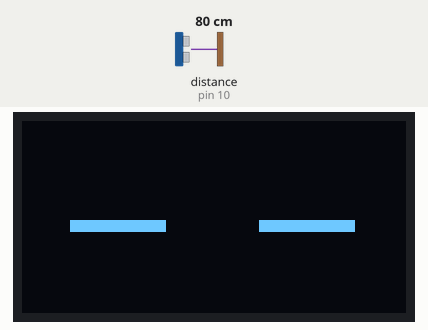
Simulated run of this sketch. Board: Arduino Uno, built with avr-gcc and run on an emulated ATmega328P. Parts: 128×64 one-colour display. Wiring (inferred from the names in the program): ultrasonic range finder: trigger pin 9; echo pin 10. The test bench sets the inputs (shaded band); at power-on: distance to the obstacle (sensor on pin 10) 80 cm. The echo pulse lasts 58.3 µs per cm; what the sketch prints to the serial monitor is not drawn.

Above: at 3.21 s.
At 13.9 s:
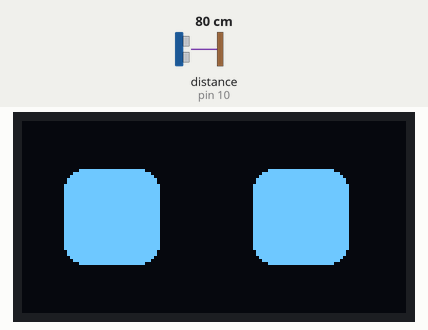
14.0 s: distance to the obstacle (sensor on pin 10) set to 23 cm
26.7 s: distance to the obstacle (sensor on pin 10) set to 19 cm
At 27.6 s:
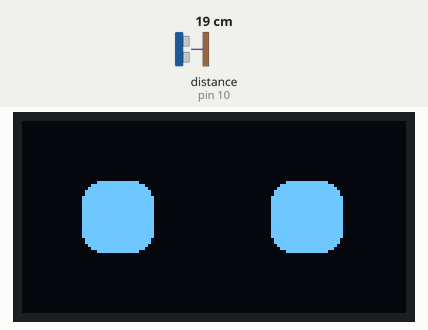
Timing chart, 0 to 29.7 s (numbered marks = the images above; inputs shaded):
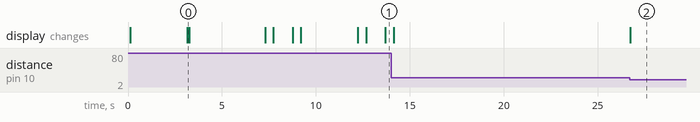

Measured:
- the behaviour switches between 21 and 20 cm on distance to the obstacle (sensor on pin 10) (found by bisection; images 1 and 2)
- after the input at 26.7 s, the display: changes at once (image 2)

The sketch:

Eyes_Code.ino
```cpp
#include <Wire.h>
#include <Adafruit_GFX.h>
#include <Adafruit_SH1106.h>
#include "moods.h"

#define Ancho 128
#define Alto 64
#define OLED_RESET -1

int value = 0;
const int trigPin = 9;
const int echoPin = 10;
long duration;
int distance;
int infinite = 1;

Adafruit_SH1106 display(OLED_RESET);


void setup() {
  Serial.begin(9600);
  pinMode(trigPin, OUTPUT);
  pinMode(echoPin, INPUT);
  Wire.begin();
  display.begin(SH1106_SWITCHCAPVCC, 0x3C);
  display.display();

  display.clearDisplay();
  display.display();
}

void loop() {

  while (infinite == 1){
    ultrasonic();
    if(distance >=20){
      eyesCenter(); //CENTRO
      if(distance <=25) {break;}
      delay(3000);

      if(distance <=25) {break;}
      eyesBlink(); //PARPADEO
      if(distance <=25) {break;}
      delay(90);

      if(distance <=25) {break;}
      eyesCenter(); //CENTRO
      if(distance <=25) {break;}
      delay(4000);

      if(distance <=25) {break;}
      eyesRight(); //DERECHA
      if(distance <=25) {break;}
      eyesRightCome();
      if(distance <=25) {break;}
      delay(3000);

      if(distance <=25) {break;}
      eyesLeft(); //IZQUIERDA
      if(distance <=25) {break;}
      eyesLeftCome();
      if(distance <=25) {break;}
      delay(3000);
    }
    else{
      eyesBack();
      delay(3000);
    }
  }
}

void ultrasonic(){
  digitalWrite(trigPin, LOW);
  delayMicroseconds(2);
  digitalWrite(trigPin, HIGH);
  delayMicroseconds(10);
  digitalWrite(trigPin, LOW);

  duration = pulseIn(echoPin, HIGH);
  distance = (duration * 0.034)/(2);
  Serial.println(distance);
}

void eyesCenter(){
  display.clearDisplay();
  display.drawBitmap(16, 16, mood1, 32, 32, WHITE);
  display.drawBitmap(79, 16, mood1, 32, 32, WHITE);
  display.display();
}

void eyesBlink(){
  display.clearDisplay();
  display.drawBitmap(16, 16, mood0, 32, 32, WHITE);
  display.drawBitmap(79, 16, mood0, 32, 32, WHITE);
  display.display();
}

void eyesRight(){
  display.clearDisplay();
  display.drawBitmap(18, 16, mood1, 32, 32, WHITE);
  display.drawBitmap(81, 16, mood1, 32, 32, WHITE);
  display.display();
  delay(400);

  display.clearDisplay();
  display.drawBitmap(20, 16, mood1, 32, 32, WHITE);
  display.drawBitmap(83, 16, mood1, 32, 32, WHITE);
  display.display();
  delay(1000);
}

void eyesRightCome(){
  display.clearDisplay();
  display.drawBitmap(18, 16, mood1, 32, 32, WHITE);
  display.drawBitmap(81, 16, mood1, 32, 32, WHITE);
  display.display();
  delay(400);

  display.clearDisplay();
  display.drawBitmap(16, 16, mood1, 32, 32, WHITE);
  display.drawBitmap(79, 16, mood1, 32, 32, WHITE);
  display.display();
}

void eyesLeft(){
  display.clearDisplay();
  display.drawBitmap(14, 16, mood1, 32, 32, WHITE);
  display.drawBitmap(77, 16, mood1, 32, 32, WHITE);
  display.display();
  delay(400);

  display.clearDisplay();
  display.drawBitmap(12, 16, mood1, 32, 32, WHITE);
  display.drawBitmap(75, 16, mood1, 32, 32, WHITE);
  display.display();
  delay(1000);
}

void eyesLeftCome(){
  display.clearDisplay();
  display.drawBitmap(14, 16, mood1, 32, 32, WHITE);
  display.drawBitmap(77, 16, mood1, 32, 32, WHITE);
  display.display();
  delay(400);

  display.clearDisplay();
  display.drawBitmap(16, 16, mood1, 32, 32, WHITE);
  display.drawBitmap(79, 16, mood1, 32, 32, WHITE);
  display.display();
}

void eyesBack(){
  display.clearDisplay();
  display.drawBitmap(16, 16, mood2, 32, 32, WHITE);
  display.drawBitmap(79, 16, mood2, 32, 32, WHITE);
  display.display();
}

/*
  for(value;value<=11;value++){
    display.clearDisplay();
    display.drawBitmap(20, 16, EyesAnimation[value], 32, 32, WHITE);
    display.drawBitmap(75, 16, EyesAnimation[value], 32, 32, WHITE);
    display.display();
    Serial.println(value);
    delay(2000);
  }
*/  
```

Source omitted: moods.h (17261 bytes)
